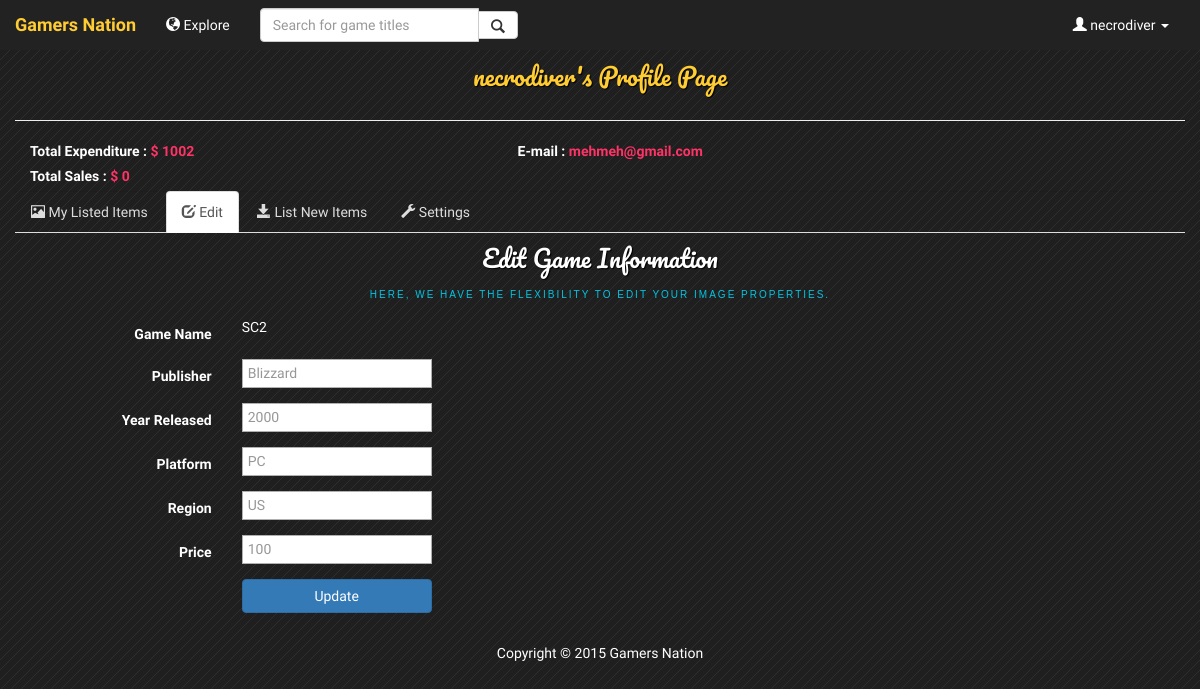
Screenshot of /imgedit.php?id=2 (signed in) with the database file from the repository.
### tables this page shows
CREATE TABLE `user` (
  `UserID` varchar(255) NOT NULL,
  `Hashed_Password` varchar(255) DEFAULT NULL,
  `Email` varchar(255) DEFAULT NULL,
  `Salt` varchar(255) DEFAULT NULL
);

CREATE TABLE `supplier` (
  `UserID` varchar(255) NOT NULL DEFAULT '',
  `Total_Sales` float DEFAULT NULL
);

CREATE TABLE `buyer` (
  `UserID` varchar(255) NOT NULL DEFAULT '',
  `Total_Expenditure` float DEFAULT NULL
);

CREATE TABLE `game` (
  `GameID` int(11) NOT NULL,
  `Title` varchar(255) DEFAULT NULL,
  `Publisher` varchar(255) DEFAULT NULL,
  `Year_Released` int(11) DEFAULT NULL,
  `Platform` varchar(255) DEFAULT NULL,
  `Region` varchar(255) DEFAULT NULL,
  `Price` float DEFAULT NULL,
  `ImagePath` varchar(500) NOT NULL
);

### imgedit.php (the view, shortened to what this page needs)
<html>
    <head>
        <link href="css/bootstrap.min.css" rel="stylesheet">
        <link href="css/main.css" rel="stylesheet"/>
    </head>
    <?php include 'header.inc.php'; ?>
    <body>
        <?php
			$imgid = $_GET['id'];
			$imgname = $imgdesc = $imgtype = "";
			$sql = "SELECT * FROM game WHERE GameID = " . $imgid;
			if ($result = mysqli_query($connection, $sql))
			{
				while ($row = mysqli_fetch_assoc($result))
				{
					$imgname = $row['Title'];
					$imgPublisher = $row['Publisher'];
					$imgYearReleased = $row['Year_Released'];
					$imgPlatform = $row['Platform'];
					$imgRegion = $row['Region'];
					$imgPrice = $row['Price'];
				}
			}
        ?>
        <div class="container-fluid">
            <?php include '/include/userdetail.inc.php'; ?>
            <?php include '/include/mainNav.inc.php'; ?>
        </div>
        <div class="container">
        	<div class="content">
            	<h1>Edit Game Information
                	<span>Here, We have the flexibility to edit your Image Properties.</span>
                </h1>
                <form class="form-horizontal" id="Updateimage" role="form" method="post" action="<?php echo htmlspecialchars($_SERVER["PHP_SELF"]) . "?id=" . $imgid; ?>">
                    <div class="form-group">
                        <label class="col-sm-2 control-label" for="imgname">Game Name</label>
                        <div class="col-sm-8">
                            <?php echo htmlspecialchars($imgname); ?>
                        </div>
                    </div>
                    <div class="form-group">
                        <label for="Publisher" class="col-sm-2 control-label">Publisher</label>
                        <div class="col-sm-8">
                            <input type="text" name="Publisher" id="Publisher" form="Updateimage" value="<?php echo ($imgPublisher );?>">
                        </div>
                    </div>
                    <div class="form-group">
                        <label for="YearReleased" class="col-sm-2 control-label">Year Released</label>
                        <div class="col-sm-8">
                            <input type="text" name="YearReleased" id="YearReleased" form="Updateimage" value="<?php echo ($imgYearReleased );?>">
                        </div>
                    </div>
                    <div class="form-group">
                        <label for="Platform" class="col-sm-2 control-label">Platform</label>
                        <div class="col-sm-8">
                            <input type="text" name="Platform" id="Platform" form="Updateimage" value="<?php echo ($imgPlatform );?>">
                        </div>
                    </div>
                    <div class="form-group">
                        <label for="Region" class="col-sm-2 control-label">Region</label>
                        <div class="col-sm-8">
                            <input type="text" name="Region" id="Region" form="Updateimage" value="<?php echo ($imgRegion );?>">
                        </div>
                    </div>
                    <div class="form-group">
                        <label for="Price" class="col-sm-2 control-label">Price</label>
                        <div class="col-sm-8">
                            <input type="text" name="Price" id="Price" form="Updateimage" value="<?php echo ($imgPrice );?>">
                        </div>
                    </div>
                    <div class="form-group">
                        <div class="col-sm-offset-2 col-sm-8">
                            <input type="submit" value="Update" class="btn btn-primary"/>
                        </div>
                    </div>
                </form>
			</div>
		</div>
    </body>
    <?php include 'footer.inc.php'; ?>
</html>

### include/userdetail.inc.php (shortened to what this page needs)
<?php
$username = $_SESSION['username'];
$email = "";
$sql = "SELECT * FROM user U, supplier S, buyer B
			WHERE U.UserID = S.UserID
			AND U.UserID = B.UserID
			AND U.UserID=\"" . $username . "\"";
if ($result = mysqli_query($connection, $sql))
{
    while ($row = mysqli_fetch_assoc($result))
	{
        $email = $row['Email'];
		$totalSales = $row['Total_Sales'];
		$totalExpenditure = $row['Total_Expenditure'];
    }
}
?>
<div class="page-header" style="margin-top: 4em;">
    <h1 style="color: #ffcc33;"><?php echo $username ?>'s Profile Page</h1>
</div>
<?php
if ((!empty($name)) || (!empty($email)) || (!empty($webpage)) || (!empty($about))) {
    ?>
    <div class = "panel-transparent">
        <div class = "panel-body">
            <ul class = "list-unstyled">
                <?php
                if (!empty($email))
				{
                    ?>
                    <li>
                        <label class="col-xs-6 col-md-5">Total Expenditure : <strong style="color: #ff3366;"><?php echo " \$  ".$totalSales ?></strong></label>
                    </li>
                    <li>
                        <label class="col-xs-6 col-md-5">E-mail : <strong style="color: #ff3366;"><?php echo $email ?></strong></label>
                    </li>
                    <li>
                        <label class="col-xs-6 col-md-5">Total Sales : <strong style="color: #ff3366;"><?php echo " \$  ".$totalExpenditure ?></strong></label>
                    </li>
                    <?php
                }
                ?>
            </ul>
            <br>
        </div>
    </div>
    <?php
}
?>

### css/main.css (style rules this page uses)
body { background:#1F1F1F url(../images/pattern.png) repeat top left; color:#fff; font-family: 'PT Sans Narrow', Arial, sans-serif; font-size:14px; }
h1 { margin:5px; font-size:24px; text-align:center; color:#fff; font-family:"Pacifico", Georgia, "Times New Roman", serif; text-shadow:1px 1px 1px #000; padding-bottom:10px; line-height:40px; }
h1 span { font-size:10px; display:block; letter-spacing:2px; font-family: 'Trebuchet MS', 'Myriad Pro', Arial, sans-serif; color:#00c6e3; line-height:14px; padding-top:10px; text-shadow:none; text-transform:uppercase; }
.content { margin:0px 25px 30px 25px; }
.panel-transparent { background: none; -webkit-box-shadow: 0 1px 1px rgba(0, 0, 0, .05); box-shadow: 0 1px 1px rgba(0, 0, 0, .05); }
.panel-body { padding: 0; }

### rows the page displays
user: supplier.Total_Sales "1002", Email "mehmeh@gmail.com", buyer.Total_Expenditure "0"
game: Title "SC2", Publisher "Blizzard", YearReleased "2000", Platform "PC", Region "US", Price "100"

### other values shown
$_SESSION['username'] "necrodiver"
$username "necrodiver"
